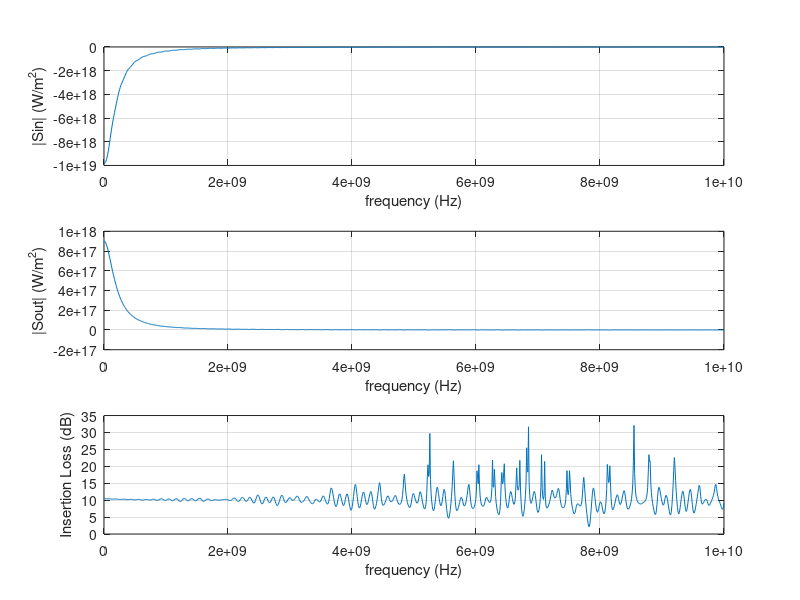

Source code (MATLAB):
clc;clear all;
f=fopen('Flux.txt');
l=fgetl(f);
i=1;
while ischar(l)
    %%disp(l);
    text{i}=l;
    data{i}=sscanf(text{i},'%f , %f , %f');
    A1(i)=data{i}(1);
    A2(i)=data{i}(2);
    A3(i)=data{i}(3);
    l=fgetl(f);
    i=i+1;
end

epsr=10;
a0=1e-2;%0.1mm
c0=2.99792458e8;%Speed of Light (m/s)
f0=c0/a0;%3000GHz
t0=1/f0;%0.33e-12 (s)
mu0=4*pi*(1e-7);% (H/m)
eps0=8.854187817e-12;% (F/m)
I0=1; %(A)
E0=I0/(a0*eps0*c0);%Electric Field
D0=I0/(a0*c0);%Electric Displacement Field
B0=I0/(a0*eps0*c0*c0);%Magnetic Field
H0=I0/(a0);%Magnetizing Field
S0=(I0*I0)/(eps0*c0*a0*a0);%//Poynting Vector


hold on;

subplot(3,1,1)
%A=A2);%/max(abs(A2));%Flux_in
%B=abs(A3);%/max(abs(A2));%Flux_out
min=1001;
max=2000;
plot(A1(min:max)*f0,-A2(min:max)*S0);
%axis([1e7 1e11 0 2e9]);
ylabel('|Sin| (W/m^2)');
xlabel('frequency (Hz)');
grid('on')

subplot(3,1,2)
plot(A1(min:max)*f0,-A3(min:max)*S0);
%axis([1e7 1e11 0 3e7]);
ylabel('|Sout| (W/m^2)');
xlabel('frequency (Hz)');
grid('on')

subplot(3,1,3)
C=(10*log10(A2./A3));
plot(f0*A1(min:max),C(min:max));
%axis([1e7 1e11 39.2 39.7]);
ylabel('Insertion Loss (dB)');
xlabel('frequency (Hz)');
grid('on')

